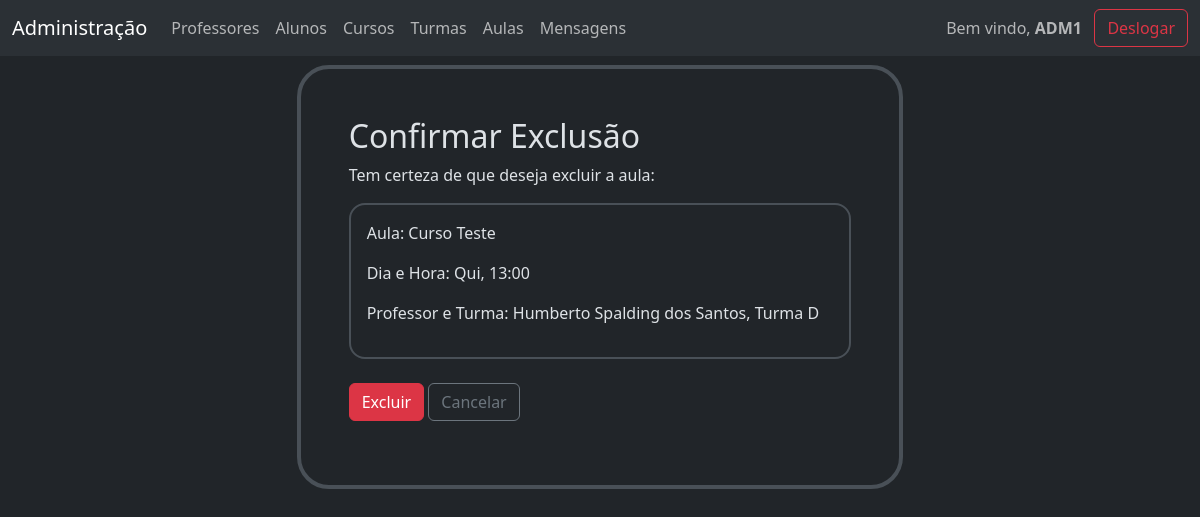
/gerenciamento/deletar_registro_da_aula/17 (signed in), run on the app's committed database.
### gerenciamento/models.py (models this page shows, shortened)
class Aula(models.Model):
    id = models.AutoField(primary_key=True)
    curso = models.ForeignKey(Curso, on_delete=models.CASCADE)
    dia_da_semana = models.ForeignKey(DiaDaSemana, on_delete=models.CASCADE)
    hora_do_dia = models.ForeignKey(HoraDoDia, on_delete=models.CASCADE)
    professor = models.ForeignKey(Professor, on_delete=models.CASCADE)
    turma = models.ForeignKey(Turma, on_delete=models.CASCADE)
    class Meta:
        verbose_name_plural = 'Aulas'

class Curso(models.Model):
    id = models.AutoField(primary_key=True)
    nome = models.CharField(max_length=55)
    descricao = models.TextField(max_length=220)
    duracao = models.CharField(max_length=55)
    class Meta:
        verbose_name_plural = 'Cursos'
    def __str__(self):
        return self.nome

class DiaDaSemana(models.Model):
    id = models.AutoField(primary_key=True)
    dia = models.CharField(max_length=13, unique=True)
    class Meta:
        verbose_name_plural = 'Dias da Semana'
    def __str__(self):
        return self.dia

class HoraDoDia(models.Model):
    id = models.AutoField(primary_key=True)
    hora = models.TimeField(unique=True)
    class Meta:
        verbose_name_plural = 'Horas do Dia'
    def __str__(self):
        return self.hora.strftime('%H:%M')

class Pessoa(models.Model):
    id = models.AutoField(primary_key=True)
    usuario = models.OneToOneField(User, on_delete=models.CASCADE, null=True, blank=True)
    nome = models.CharField(max_length=55)
    cpf = models.CharField(max_length=11, unique=True)
    rg = models.CharField(max_length=9, unique=True)
    data_nascimento = models.DateField()
    email = models.EmailField(max_length=55, unique=True)
    telefone = models.CharField(max_length=14, unique=True)
    endereco = models.CharField(max_length=55)
    class Meta:
        abstract = True
    def __str__(self):
        return self.nome

class Professor(Pessoa):
    carga_horaria_semanal = models.ManyToManyField(
        DiaDaSemana,
        through='CargaHorariaProfessor',
        related_name='carga_horaria_professores',
    )
    class Meta:
        verbose_name_plural = 'Professores'
    pass

class Turma(models.Model):
    id = models.AutoField(primary_key=True)
    nome = models.CharField(max_length=55)
    professor = models.ManyToManyField(Professor, blank=True)
    carga_horaria_semanal = models.ManyToManyField(
        DiaDaSemana,
        through='CargaHorariaTurma',
        related_name='carga_horaria_turmas'
    )
    class Meta:
        verbose_name_plural = 'Turmas'
    def __str__(self):
        return self.nome

### gerenciamento/views.py (the view)
# urls.py: path('gerenciamento/deletar_registro_da_aula/<int:id>', views.deletar_registro_da_aula, name='del_aul'),
@user_passes_test(escola)
def deletar_registro_da_aula(request, id):
    aula = get_object_or_404(Aula, id=id)
    if request.method == 'POST':
        aula.delete()
        return redirect(reverse('lis_auls'))
    context = {'aula': aula}
    return render(request, 'gerenciamento/aula/deletar_registro_da_aula.html', context)

### gerenciamento/views.py (called while the page is built)
def escola(user):
    return user.groups.filter(name='Escola').exists()

### templates/gerenciamento/aula/deletar_registro_da_aula.html (shortened to what this page needs)
{% extends "gerenciamento/base.html" %}
{% block corpo %}
<div class='col-10 mx-auto'>
    <div class='col-8 mx-auto border border-4 p-5 rounded-5'>
        <form action="{% url 'del_aul' aula.id %}" method="post" class="">
            <h2>Confirmar Exclusão</h2>
            <p>Tem certeza de que deseja excluir a aula:</p>
            <div class='border p-3 border-2 rounded-4'>
                <p>Aula: {{aula.curso}} </p>
                <p>Dia e Hora: {{aula.dia_da_semana}}, {{aula.hora_do_dia}} </p>
                <p>Professor e Turma: {{aula.professor}}, {{aula.turma}} </p>
            </div>
            <br>
            <p class="form-buttons">
                <input type="submit" class="btn btn-danger" value="Excluir">
                <a href="{% url 'lis_auls' %}" class="btn btn-outline-secondary">Cancelar</a>
            </p>
        </form>
    </div>
</div>
{% endblock corpo %}

### templates/gerenciamento/base.html (shortened to what this page needs)
{% extends "base.html" %}
{% block base %}
<div>
    <nav class="navbar fixed-top navbar-expand-lg bg-body-tertiary" >
        <div class="container-fluid">
            <a class="navbar-brand" href="{% url "indexescola" %}">Administração</a>
            <div class="collapse navbar-collapse" id="navbarNavDropdown">
                <ul class="navbar-nav me-auto">
                    <li class="nav-item">
                        <a class="nav-link" href="{% url "lis_pros" %}">Professores</a>
                    </li>
                    <li class="nav-item">
                        <a class="nav-link" href="{% url "lis_alus" %}">Alunos</a>
                    </li>
                    <li class="nav-item">
                        <a class="nav-link" href="{% url "lis_curs" %}">Cursos</a>
                    </li>
                    <li class="nav-item">
                        <a class="nav-link" href="{% url "lis_turs" %}">Turmas</a>
                    </li>
                    <li class="nav-item">
                        <a class="nav-link" href="{% url "lis_auls" %}">Aulas</a>
                    </li>
                    <li class="nav-item">
                        <a class="nav-link" href="{% url "msgs" %}">Mensagens</a>
                    </li>
                </ul>
                <span class='navbar-text'>Bem vindo, <strong>{{user.first_name}}</strong></span>
                <a class='btn btn-outline-danger' href="{% url "desl" %}">Deslogar</a>
            </div>
        </div>
    </nav>
</div>
<div class='container'>
    {% block corpo %}{% endblock corpo %}
</div>
{% endblock base %}

### data on the page
Aula: curso "Curso Teste", dia_da_semana "Qui", hora_do_dia "13:00", professor "Humberto Spalding dos Santos", turma "Turma D"

### other printed values
{{ user.first_name }} "ADM1"
